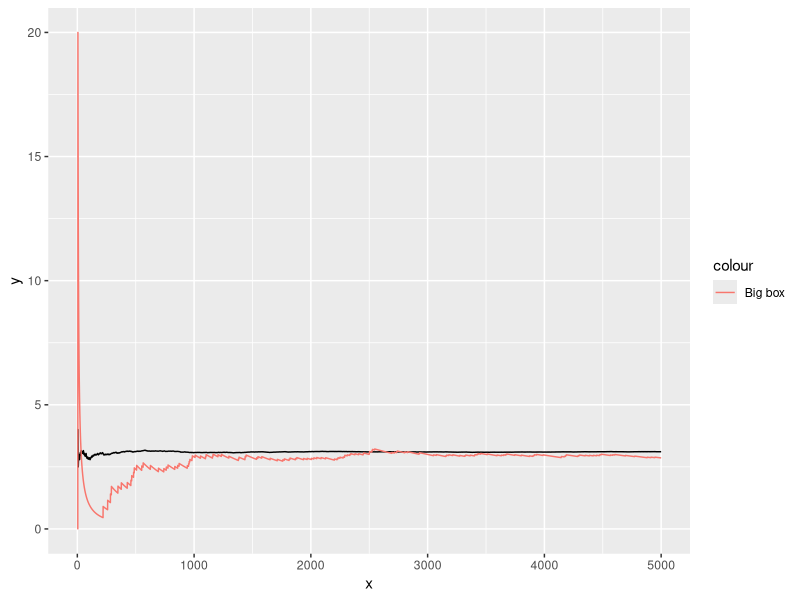

R code for this plot:
library(tidyverse)

N = 5000
x = runif(N, min = -1, max = 1)
y = runif(N, min = -1, max = 1)

points = data.frame(x, y)  %>%
  mutate(inside = ifelse(x^2 + y^2 < 1, 1, 0))

inside = points$inside

estimate = vector(length = N)
for(n in 1:N) {
  estimate[n] = mean(inside[1:n]) * 4
}

df = data.frame(x = seq(N), 
                y = estimate)

#### SECOND ROUND ####
x = runif(N, min = -5, max = 5)
y = runif(N, min = -5, max = 5)

points = data.frame(x, y)  %>%
  mutate(inside = ifelse(x^2 + y^2 < 1, 1, 0))

inside = points$inside

estimate = vector(length = N)
for(n in 1:N) {
  estimate[n] = mean(inside[1:n]) * 100
}

df2 = data.frame(x = seq(N), 
                y = estimate)

df %>%
  ggplot(aes(x = x, y = y)) +
  geom_line() +
  geom_line(data = df2, aes(x = x, y = y, color = "Big box"))

